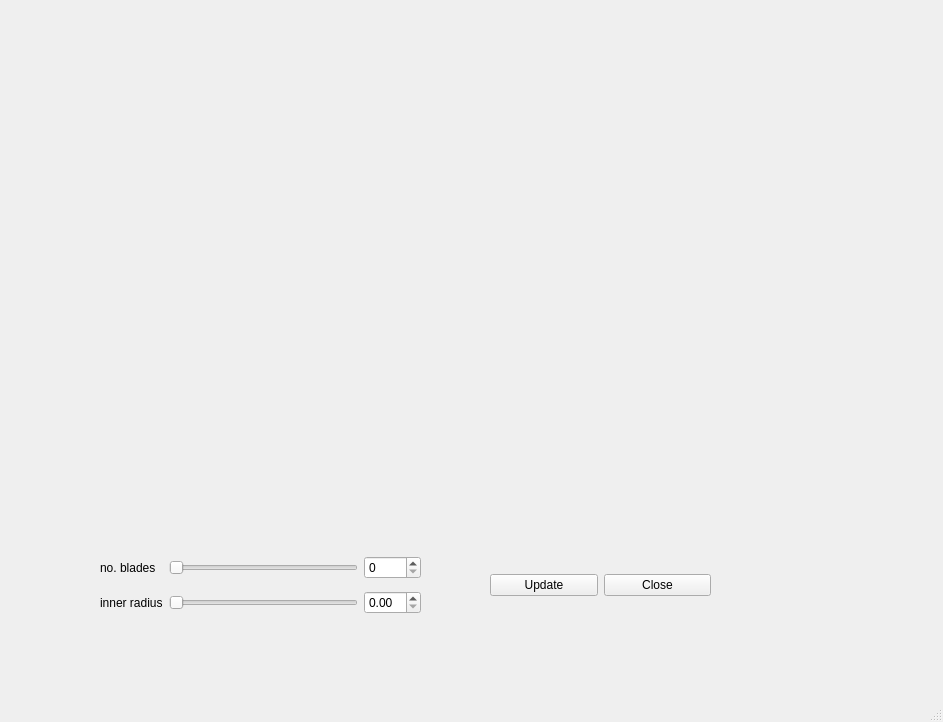
<?xml version="1.0" encoding="UTF-8"?>
<ui version="4.0">
 <class>MainWindow</class>
 <widget class="QMainWindow" name="MainWindow">
  <property name="geometry">
   <rect>
    <x>0</x>
    <y>0</y>
    <width>943</width>
    <height>722</height>
   </rect>
  </property>
  <property name="windowTitle">
   <string>MainWindow</string>
  </property>
  <widget class="QWidget" name="centralwidget">
   <widget class="QWidget" name="fig_widget" native="true">
    <property name="geometry">
     <rect>
      <x>100</x>
      <y>40</y>
      <width>611</width>
      <height>491</height>
     </rect>
    </property>
   </widget>
   <widget class="QWidget" name="gridLayoutWidget">
    <property name="geometry">
     <rect>
      <x>100</x>
      <y>550</y>
      <width>321</width>
      <height>71</height>
     </rect>
    </property>
    <layout class="QGridLayout" name="gridLayout">
     <item row="0" column="1">
      <widget class="QSlider" name="slider_nblades">
       <property name="orientation">
        <enum>Qt::Horizontal</enum>
       </property>
      </widget>
     </item>
     <item row="0" column="0">
      <widget class="QLabel" name="label_11">
       <property name="text">
        <string>no. blades</string>
       </property>
      </widget>
     </item>
     <item row="0" column="2">
      <widget class="QDoubleSpinBox" name="label_nblades">
       <property name="enabled">
        <bool>true</bool>
       </property>
       <property name="decimals">
        <number>0</number>
       </property>
       <property name="singleStep">
        <double>0.000000000000000</double>
       </property>
      </widget>
     </item>
     <item row="2" column="1">
      <widget class="QSlider" name="slider_r">
       <property name="orientation">
        <enum>Qt::Horizontal</enum>
       </property>
      </widget>
     </item>
     <item row="2" column="2">
      <widget class="QDoubleSpinBox" name="label_r">
       <property name="enabled">
        <bool>true</bool>
       </property>
       <property name="decimals">
        <number>2</number>
       </property>
       <property name="singleStep">
        <double>0.000000000000000</double>
       </property>
      </widget>
     </item>
     <item row="2" column="0">
      <widget class="QLabel" name="label_12">
       <property name="text">
        <string>inner radius</string>
       </property>
      </widget>
     </item>
    </layout>
   </widget>
   <widget class="QWidget" name="horizontalLayoutWidget">
    <property name="geometry">
     <rect>
      <x>490</x>
      <y>550</y>
      <width>221</width>
      <height>71</height>
     </rect>
    </property>
    <layout class="QHBoxLayout" name="horizontalLayout">
     <item>
      <widget class="QPushButton" name="btn_update">
       <property name="text">
        <string>Update</string>
       </property>
       <property name="shortcut">
        <string>Ctrl+R</string>
       </property>
      </widget>
     </item>
     <item>
      <widget class="QPushButton" name="btn_close">
       <property name="text">
        <string>Close</string>
       </property>
      </widget>
     </item>
    </layout>
   </widget>
  </widget>
  <widget class="QMenuBar" name="menubar">
   <property name="geometry">
    <rect>
     <x>0</x>
     <y>0</y>
     <width>943</width>
     <height>22</height>
    </rect>
   </property>
  </widget>
  <widget class="QStatusBar" name="statusbar"/>
 </widget>
 <resources/>
 <connections/>
</ui>
